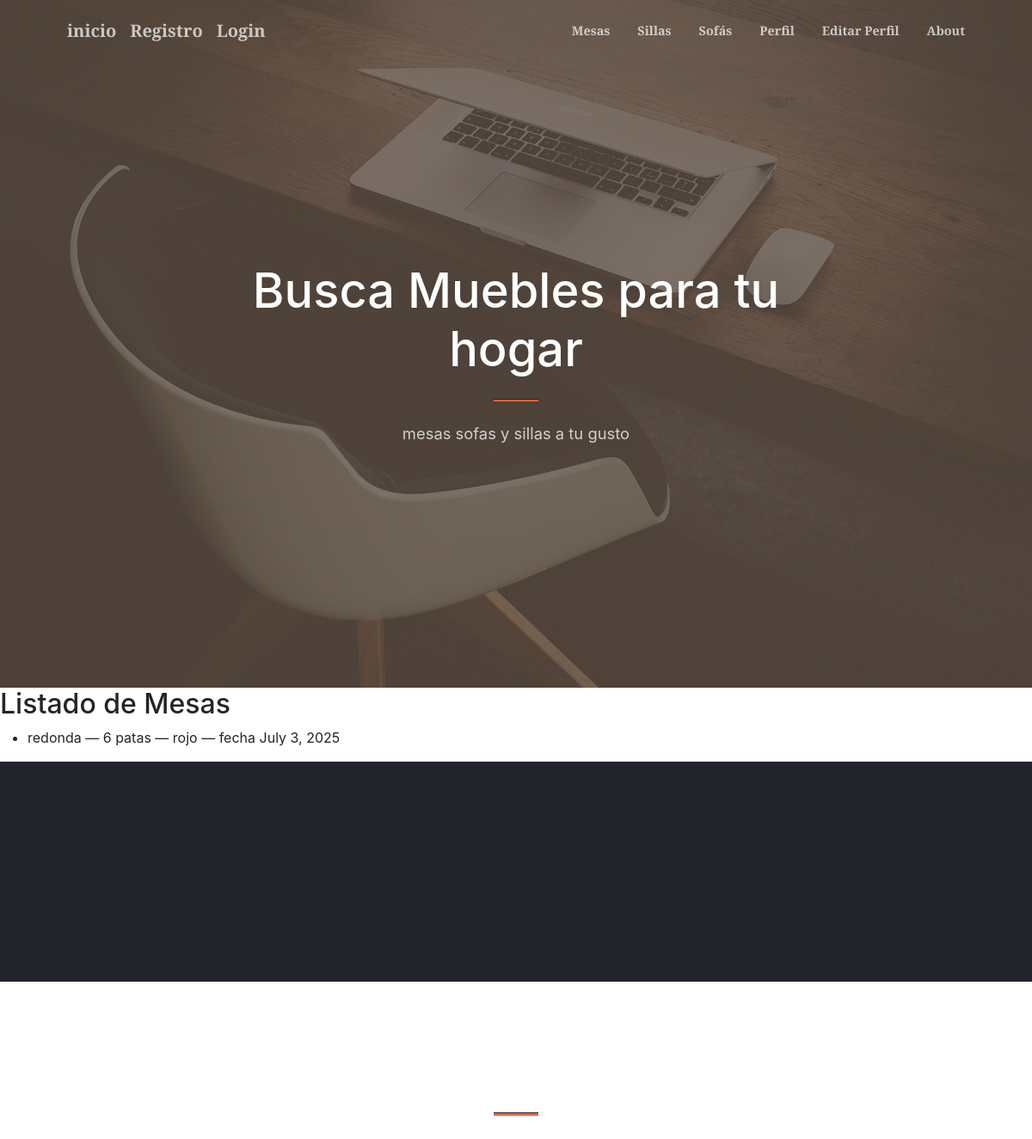
Before: /mesas/ with the older database file.
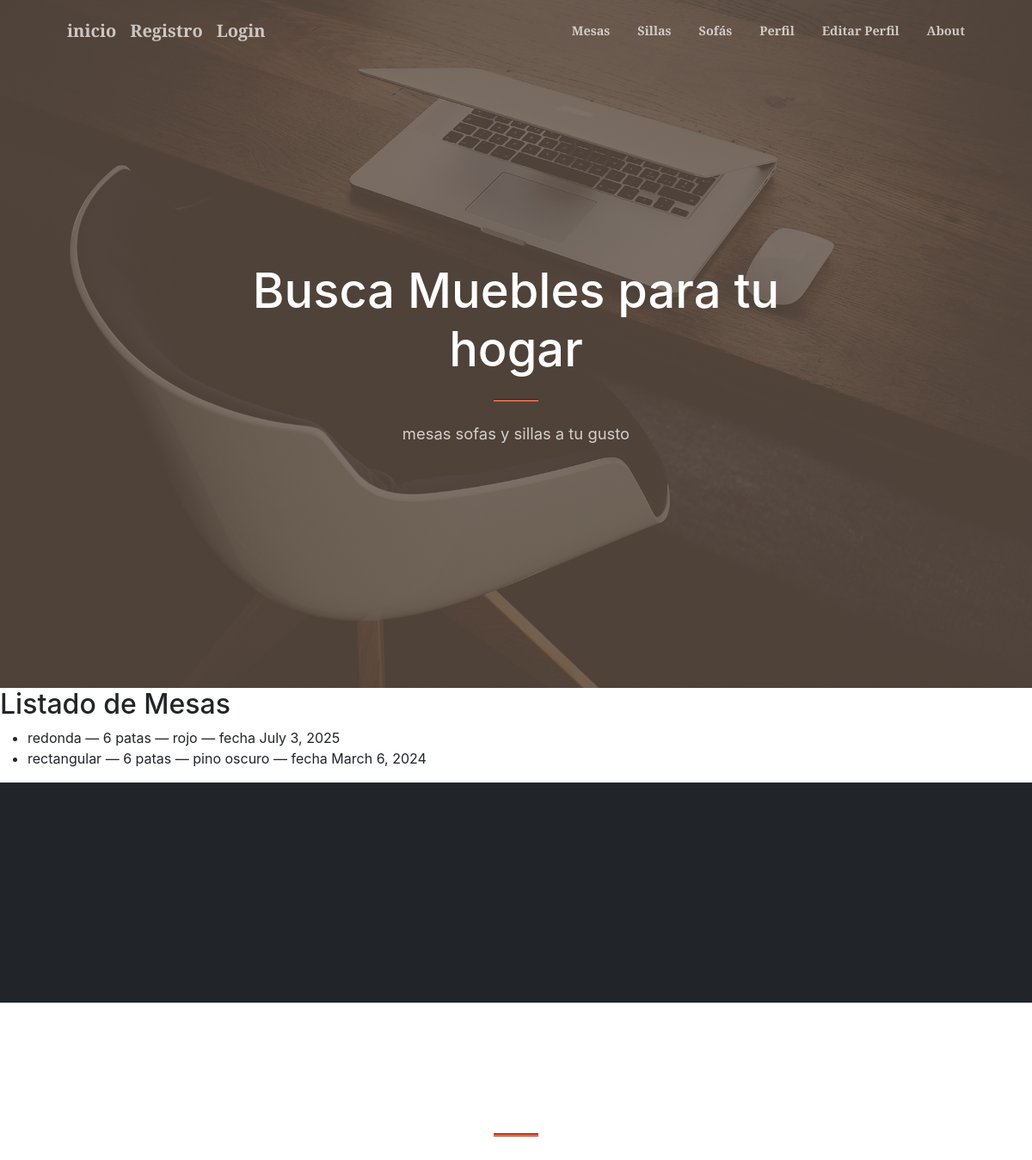
After: the same page with the newer database file.
### mi_primer_app/models.py (models this page shows)
class Mesa(models.Model):
    forma             = models.CharField(max_length=50)
    cantidad_patas    = models.IntegerField()
    color             = models.CharField(max_length=50)
    fecha             = models.DateField()

### mi_primer_app/views.py (the view)
# urls.py: path('mesas/', MesaListView.as_view(), name='mesa-lista'),
class MesaListView(ListView):
    model = Mesa
    template_name = 'mi_primer_app/mesa_lista.html'
    context_object_name = 'mesas'

### mi_primer_app/templates/mi_primer_app/mesa_lista.html (shortened to what this page needs)
{% extends "padre.html" %}
{% block content %}
  <section id="mesa-lista" style="scroll-behavior: smooth; scroll-margin-top: 70px;">
    <h2>Listado de Mesas</h2>
    <ul>
      {% for mesa in mesas %}
        <li>
          {{ mesa.forma }} — {{ mesa.cantidad_patas }} patas — {{ mesa.color }} — fecha {{ mesa.fecha }}
        </li>
      {% empty %}
        <li>No hay mesas.</li>
      {% endfor %}
    </ul>
  </section>
{% endblock %}

Changed rows visible on the page:
added Mesa: forma "rectangular", cantidad_patas "6", color "pino oscuro", fecha "March 6, 2024"
